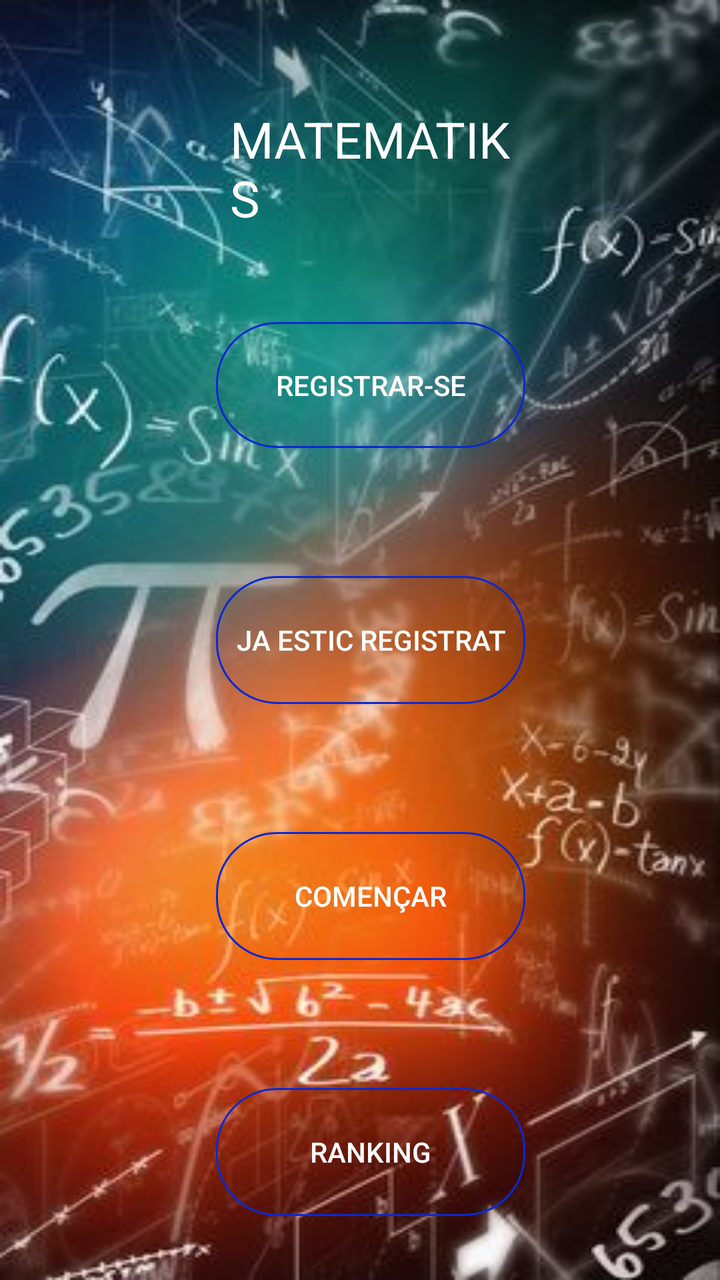
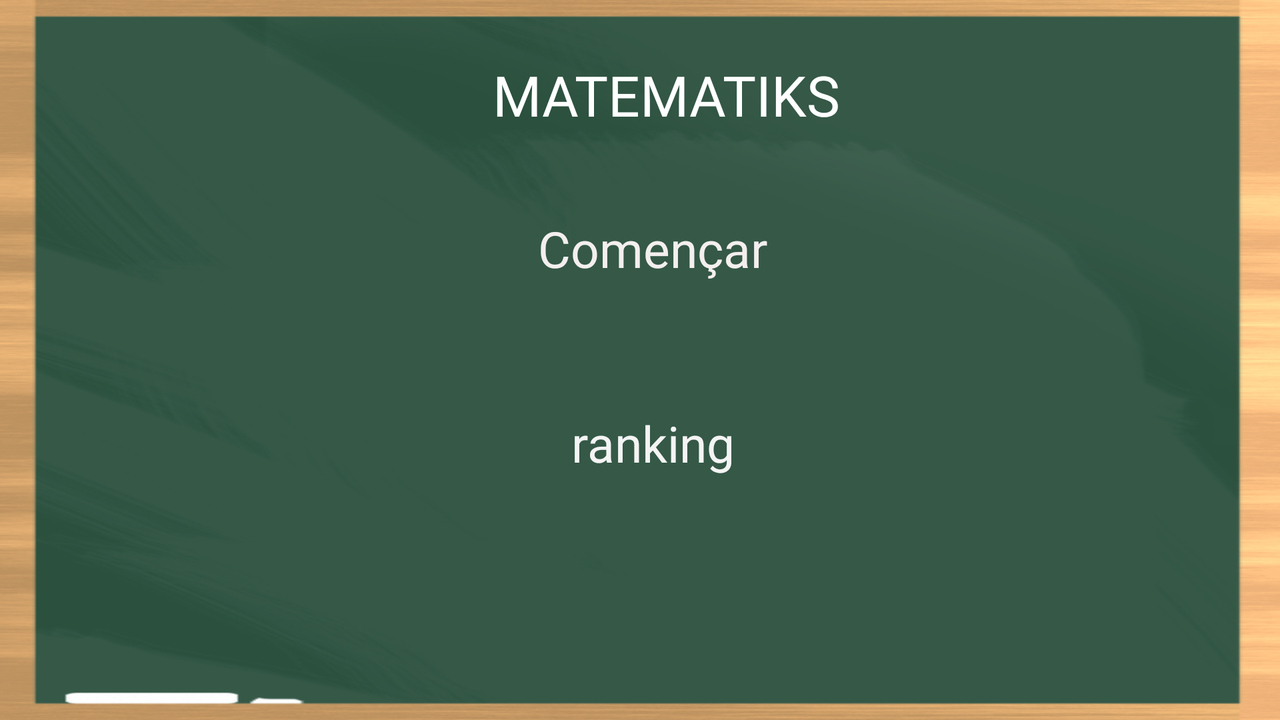

First picture: res/layout/ on a phone held upright. Second picture: the repository's own variant of that layout, on a device whose configuration matches the variant's folder. Source for both follows.
<!-- AndroidManifest.xml: activity theme SplashTheme -->
<!-- res/layout/activity_main.xml -->
<?xml version="1.0" encoding="utf-8"?>
<androidx.constraintlayout.widget.ConstraintLayout xmlns:android="http://schemas.android.com/apk/res/android"
    xmlns:app="http://schemas.android.com/apk/res-auto"
    xmlns:tools="http://schemas.android.com/tools"
    android:layout_width="match_parent"
    android:layout_height="match_parent"
    android:background="@drawable/fondo1"
    tools:context=".MainActivity">

    <Button
        android:id="@+id/btnR"
        android:layout_width="0dp"
        android:layout_height="0dp"
        android:textColor="#FFFFFF"
        android:text="registrar-se"
        android:background="@drawable/bordes"
        app:layout_constraintBottom_toTopOf="@+id/guideline4"
        app:layout_constraintEnd_toStartOf="@+id/guideline2"
        app:layout_constraintStart_toStartOf="@+id/guideline"
        app:layout_constraintTop_toTopOf="@+id/guideline3" />



    <androidx.constraintlayout.widget.Guideline
        android:id="@+id/guideline"
        android:layout_width="wrap_content"
        android:layout_height="wrap_content"
        android:orientation="vertical"
        app:layout_constraintGuide_percent="0.3" />

    <androidx.constraintlayout.widget.Guideline
        android:id="@+id/guideline2"
        android:layout_width="wrap_content"
        android:layout_height="wrap_content"
        android:orientation="vertical"
        app:layout_constraintGuide_percent="0.73" />

    <androidx.constraintlayout.widget.Guideline
        android:id="@+id/guideline3"
        android:layout_width="wrap_content"
        android:layout_height="wrap_content"
        android:orientation="horizontal"
        app:layout_constraintGuide_percent="0.25171" />

    <androidx.constraintlayout.widget.Guideline
        android:id="@+id/guideline4"
        android:layout_width="wrap_content"
        android:layout_height="wrap_content"
        android:orientation="horizontal"
        app:layout_constraintGuide_percent="0.35" />

    <Button
        android:id="@+id/buttonComençar"
        android:layout_width="0dp"
        android:layout_height="0dp"
        android:textColor="#FFFFFF"
        android:text="Començar"
        android:background="@drawable/bordes"
        app:layout_constraintBottom_toTopOf="@+id/guideline5"
        app:layout_constraintEnd_toStartOf="@+id/guideline2"
        app:layout_constraintStart_toStartOf="@+id/guideline"
        app:layout_constraintTop_toTopOf="@+id/guideline6" />

    <androidx.constraintlayout.widget.Guideline
        android:id="@+id/guideline5"
        android:layout_width="wrap_content"
        android:layout_height="wrap_content"
        android:orientation="horizontal"
        app:layout_constraintGuide_percent="0.75" />

    <androidx.constraintlayout.widget.Guideline
        android:id="@+id/guideline6"
        android:layout_width="wrap_content"
        android:layout_height="wrap_content"
        android:orientation="horizontal"
        app:layout_constraintGuide_percent="0.65" />

    <Button
        android:id="@+id/btnRanking"
        android:layout_width="0dp"
        android:layout_height="0dp"
        android:textColor="#FFFFFF"
        android:text="ranking"
        android:background="@drawable/bordes"
        app:layout_constraintBottom_toTopOf="@+id/guideline8"
        app:layout_constraintEnd_toStartOf="@+id/guideline2"
        app:layout_constraintStart_toStartOf="@+id/guideline"
        app:layout_constraintTop_toTopOf="@+id/guideline7" />

    <androidx.constraintlayout.widget.Guideline
        android:id="@+id/guideline7"
        android:layout_width="wrap_content"
        android:layout_height="wrap_content"
        android:orientation="horizontal"
        app:layout_constraintGuide_percent="0.85" />

    <androidx.constraintlayout.widget.Guideline
        android:id="@+id/guideline8"
        android:layout_width="wrap_content"
        android:layout_height="wrap_content"
        android:orientation="horizontal"
        app:layout_constraintGuide_percent="0.95" />

    <TextView
        android:id="@+id/textView4"
        android:layout_width="0dp"
        android:layout_height="wrap_content"
        android:paddingLeft="7dp"
        android:text="MATEMATIKS"
        android:textColor="#FFFFFF"
        android:textSize="25dp"
        app:layout_constraintBottom_toTopOf="@+id/guideline35"
        app:layout_constraintEnd_toStartOf="@+id/guideline2"
        app:layout_constraintStart_toStartOf="@+id/guideline"
        app:layout_constraintTop_toTopOf="@+id/guideline34" />

    <androidx.constraintlayout.widget.Guideline
        android:id="@+id/guideline34"
        android:layout_width="wrap_content"
        android:layout_height="wrap_content"
        android:orientation="horizontal"
        app:layout_constraintGuide_percent="0.08071136" />

    <androidx.constraintlayout.widget.Guideline
        android:id="@+id/guideline35"
        android:layout_width="wrap_content"
        android:layout_height="wrap_content"
        android:orientation="horizontal"
        app:layout_constraintGuide_percent="0.18194254" />

    <androidx.constraintlayout.widget.Guideline
        android:id="@+id/guideline53"
        android:layout_width="wrap_content"
        android:layout_height="wrap_content"
        android:orientation="horizontal"
        app:layout_constraintGuide_percent="0.45" />

    <androidx.constraintlayout.widget.Guideline
        android:id="@+id/guideline54"
        android:layout_width="wrap_content"
        android:layout_height="wrap_content"
        android:orientation="horizontal"
        app:layout_constraintGuide_percent="0.55" />

    <Button
        android:id="@+id/btnRegistrau"
        android:layout_width="0dp"
        android:layout_height="0dp"
        android:textColor="#FFFFFF"
        android:text="Ja estic registrat"
        android:background="@drawable/bordes"
        app:layout_constraintBottom_toTopOf="@+id/guideline54"
        app:layout_constraintEnd_toStartOf="@+id/guideline2"
        app:layout_constraintStart_toStartOf="@+id/guideline"
        app:layout_constraintTop_toTopOf="@+id/guideline53" />


</androidx.constraintlayout.widget.ConstraintLayout>
<!-- resources referenced by this layout -->
<resources>
  <!-- drawable bordes (drawable) -->
  <?xml version="1.0" encoding="utf-8"?>
  <shape xmlns:android="http://schemas.android.com/apk/res/android" android:shape="rectangle">
      <stroke android:width="1dp"
  
          android:color="#0B29D1"
  
          />
  
      <padding android:bottom="10sp"
          android:left="10sp"
          android:right="10sp"
          android:top="10sp"
          />
  
      <corners android:radius="30dp"/>
  </shape>
  <!-- drawable fondo1: jpg bitmap (drawable-v24, 26048 bytes) -->
  <style name="SplashTheme" parent="AppTheme">
          <item name="android:windowBackground">@drawable/splashscreen
  
  
          </item>
  
      </style>
  <style name="AppTheme" parent="Theme.AppCompat.Light.DarkActionBar">
          
          <item name="colorPrimary">@color/colorPrimary</item>
          <item name="colorPrimaryDark">@color/colorPrimaryDark</item>
          <item name="colorAccent">@color/colorAccent</item>
  
      </style>
  <!-- drawable splashscreen (drawable) -->
  <?xml version="1.0" encoding="utf-8"?>
  <layer-list xmlns:android="http://schemas.android.com/apk/res/android">
  <item android:drawable="@color/colorPrimary"/>
      <item>
      <bitmap android:src="@mipmap/unnamed"
          android:gravity="center"/>
      </item>
  </layer-list>
  <color name="colorPrimary">#6200EE</color>
  <color name="colorPrimaryDark">#3700B3</color>
  <color name="colorAccent">#03DAC5</color>
</resources>
<!-- res/layout-land/activity_main.xml (the repository's variant of the layout above) -->
<!-- drawn on the phone turned sideways -->
<?xml version="1.0" encoding="utf-8"?>
<androidx.constraintlayout.widget.ConstraintLayout xmlns:android="http://schemas.android.com/apk/res/android"
    xmlns:app="http://schemas.android.com/apk/res-auto"
    xmlns:tools="http://schemas.android.com/tools"
    android:layout_width="match_parent"
    android:layout_height="match_parent"
    android:background="@mipmap/fotomates3"
    tools:context=".MainActivity">


    <androidx.constraintlayout.widget.Guideline
        android:id="@+id/guideline"
        android:layout_width="wrap_content"
        android:layout_height="wrap_content"
        android:orientation="vertical"
        app:layout_constraintGuide_percent="0.27" />

    <androidx.constraintlayout.widget.Guideline
        android:id="@+id/guideline2"
        android:layout_width="wrap_content"
        android:layout_height="wrap_content"
        android:orientation="vertical"
        app:layout_constraintGuide_percent="0.75" />

    <androidx.constraintlayout.widget.Guideline
        android:id="@+id/guideline3"
        android:layout_width="wrap_content"
        android:layout_height="wrap_content"
        android:orientation="horizontal"
        app:layout_constraintGuide_percent="0.29" />

    <androidx.constraintlayout.widget.Guideline
        android:id="@+id/guideline4"
        android:layout_width="wrap_content"
        android:layout_height="wrap_content"
        android:orientation="horizontal"
        app:layout_constraintGuide_percent="0.4" />


    <TextView
        android:id="@+id/buttonComençar"
        android:layout_width="0dp"
        android:layout_height="0dp"

        android:fontFamily="@font/chalkdust"
        android:gravity="center"
        android:text="Començar"
        android:textColor="#F4EFEF"
        android:textColorHint="#F1EEEE"
        android:textSize="25dp"
        app:layout_constraintBottom_toTopOf="@+id/guideline4"
        app:layout_constraintEnd_toStartOf="@+id/guideline2"
        app:layout_constraintHorizontal_bias="0.0"
        app:layout_constraintStart_toStartOf="@+id/guideline"
        app:layout_constraintTop_toTopOf="@+id/guideline3"
        app:layout_constraintVertical_bias="0.0" />

    <androidx.constraintlayout.widget.Guideline
        android:id="@+id/guideline5"
        android:layout_width="wrap_content"
        android:layout_height="wrap_content"
        android:orientation="horizontal"
        app:layout_constraintGuide_percent="0.78" />

    <TextView
        android:id="@+id/btnRanking"
        android:layout_width="0dp"
        android:layout_height="0dp"
        android:fontFamily="@font/chalkdust"
        android:gravity="center"
        android:text="ranking"
        android:textColor="#F4F4F4"
        android:textColorHint="#FAF9F9"
        android:textSize="25dp"
        app:layout_constraintBottom_toTopOf="@+id/guideline54"
        app:layout_constraintEnd_toStartOf="@+id/guideline2"
        app:layout_constraintStart_toStartOf="@+id/guideline"
        app:layout_constraintTop_toTopOf="@+id/guideline53" />

    <androidx.constraintlayout.widget.Guideline
        android:id="@+id/guideline7"
        android:layout_width="wrap_content"
        android:layout_height="wrap_content"
        android:orientation="horizontal"
        app:layout_constraintGuide_percent="0.85" />

    <androidx.constraintlayout.widget.Guideline
        android:id="@+id/guideline8"
        android:layout_width="wrap_content"
        android:layout_height="wrap_content"
        android:orientation="horizontal"
        app:layout_constraintGuide_percent="0.98" />

    <TextView
        android:id="@+id/textView4"
        android:layout_width="0dp"
        android:layout_height="wrap_content"
        android:fontFamily="@font/chalkdust"
        android:gravity="center"
        android:paddingLeft="7dp"
        android:text="MATEMATIKS"
        android:textColor="#FFFFFF"
        android:textSize="28dp"
        app:layout_constraintBottom_toTopOf="@+id/guideline35"
        app:layout_constraintEnd_toStartOf="@+id/guideline10"
        app:layout_constraintStart_toStartOf="@+id/guideline9"
        app:layout_constraintTop_toTopOf="@+id/guideline34" />

    <androidx.constraintlayout.widget.Guideline
        android:id="@+id/guideline34"
        android:layout_width="wrap_content"
        android:layout_height="wrap_content"
        android:orientation="horizontal"
        app:layout_constraintGuide_percent="0.08071136" />

    <androidx.constraintlayout.widget.Guideline
        android:id="@+id/guideline35"
        android:layout_width="wrap_content"
        android:layout_height="wrap_content"
        android:orientation="horizontal"
        app:layout_constraintGuide_percent="0.18194254" />

    <androidx.constraintlayout.widget.Guideline
        android:id="@+id/guideline53"
        android:layout_width="wrap_content"
        android:layout_height="wrap_content"
        android:orientation="horizontal"
        app:layout_constraintGuide_percent="0.56" />

    <androidx.constraintlayout.widget.Guideline
        android:id="@+id/guideline54"
        android:layout_width="wrap_content"
        android:layout_height="wrap_content"
        android:orientation="horizontal"
        app:layout_constraintGuide_percent="0.67" />

    <androidx.constraintlayout.widget.Guideline
        android:id="@+id/guideline9"
        android:layout_width="wrap_content"
        android:layout_height="wrap_content"
        android:orientation="vertical"
        app:layout_constraintGuide_percent="0.21" />

    <androidx.constraintlayout.widget.Guideline
        android:id="@+id/guideline10"
        android:layout_width="wrap_content"
        android:layout_height="wrap_content"
        android:orientation="vertical"
        app:layout_constraintGuide_percent="0.82" />


</androidx.constraintlayout.widget.ConstraintLayout>
<!-- resources referenced by the variant -->
<!-- as the phone turned sideways resolves them -->
<resources>
  <!-- mipmap fotomates3: png bitmap (mipmap-xxhdpi, 149993 bytes) -->
  <style name="SplashTheme" parent="AppTheme">
          <item name="android:windowBackground">@drawable/splashscreen
  
  
          </item>
  
      </style>
  <style name="AppTheme" parent="Theme.AppCompat.Light.DarkActionBar">
          
          <item name="colorPrimary">@color/colorPrimary</item>
          <item name="colorPrimaryDark">@color/colorPrimaryDark</item>
          <item name="colorAccent">@color/colorAccent</item>
  
      </style>
  <!-- drawable splashscreen (drawable) -->
  <?xml version="1.0" encoding="utf-8"?>
  <layer-list xmlns:android="http://schemas.android.com/apk/res/android">
  <item android:drawable="@color/colorPrimary"/>
      <item>
      <bitmap android:src="@mipmap/unnamed"
          android:gravity="center"/>
      </item>
  </layer-list>
  <color name="colorPrimary">#6200EE</color>
  <color name="colorPrimaryDark">#3700B3</color>
  <color name="colorAccent">#03DAC5</color>
</resources>
